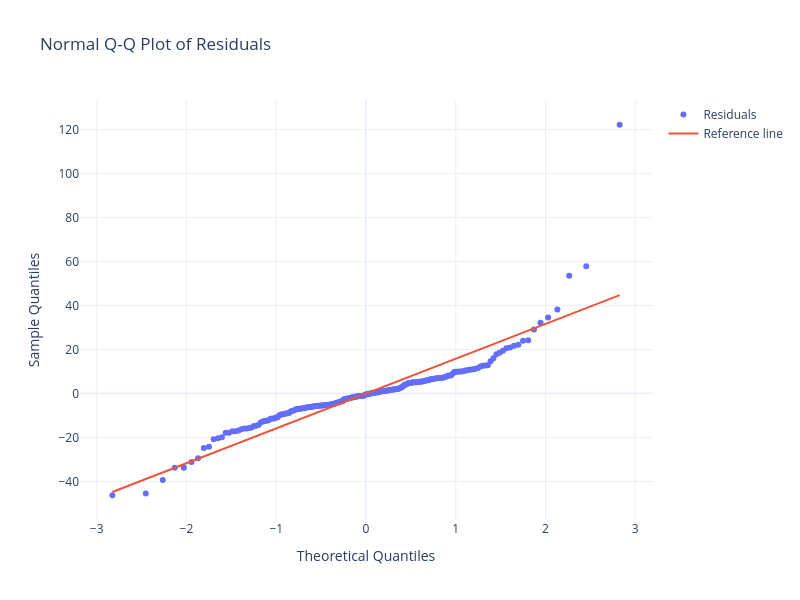

Notebook cell for this chart:
### Markdown cell above
#### Normal Q-Q plot

### Code cell
import scipy.stats as st

r = np.asarray(resid)
r_sorted = np.sort(r)
n = len(r_sorted)
theo_q = st.norm.ppf((np.arange(1, n+1) - 0.5) / n)

fig2 = go.Figure()
fig2.add_trace(go.Scatter(x=theo_q, y=r_sorted, mode="markers", name="Residuals"))
# 기준선(대략): 기울기=표준편차, 절편=평균
fig2.add_trace(go.Scatter(x=[theo_q.min(), theo_q.max()],
                          y=[r_sorted.mean() + r_sorted.std(ddof=1)*theo_q.min(),
                             r_sorted.mean() + r_sorted.std(ddof=1)*theo_q.max()],
                          mode="lines", name="Reference line"))
fig2.update_layout(title="Normal Q-Q Plot of Residuals",
                   xaxis_title="Theoretical Quantiles",
                   yaxis_title="Sample Quantiles",
                   width=800, height=600)

fig2.show()

### Figure 1 — Plotly figure (JSON) as saved in the notebook; plotly's stock layout.template omitted (floating-point values rounded to 4 significant figures; data arrays with more than 128 entries replaced by an {"elided": "..."} marker saying what was removed)
{"data": [{"mode": "markers", "name": "Residuals", "type": "scatter", "x": {"elided": "212 float values"}, "y": {"elided": "212 float values"}}, {"mode": "lines", "name": "Reference line", "type": "scatter", "x": [-2.826, 2.826], "y": [-44.76, 44.76]}], "layout": {"height": 600, "title": {"text": "Normal Q-Q Plot of Residuals"}, "width": 800, "xaxis": {"title": {"text": "Theoretical Quantiles"}}, "yaxis": {"title": {"text": "Sample Quantiles"}}}}
